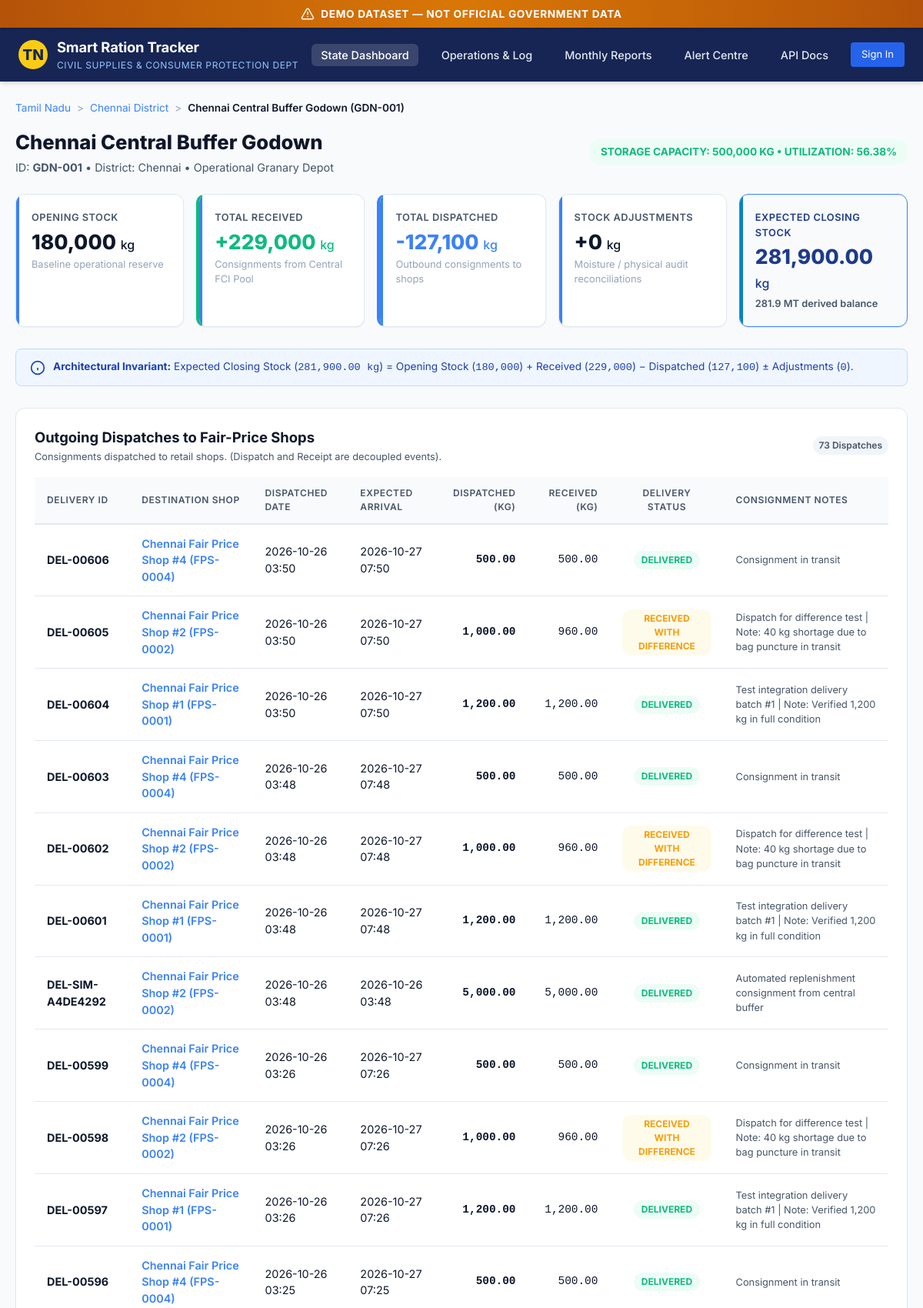
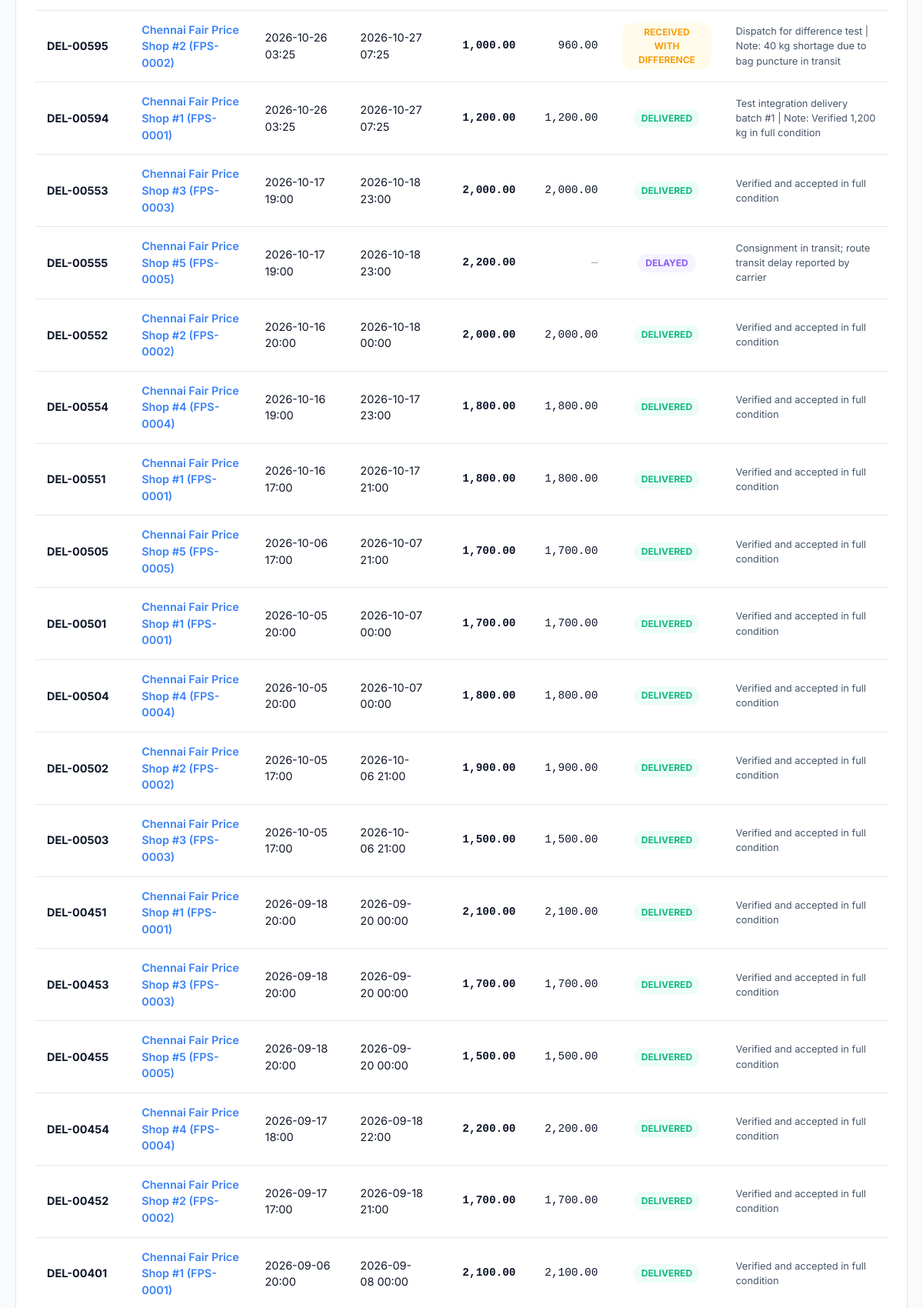
/godowns/GDN-001 (upper part), run on the app's committed database (2 pictures, top to bottom).
### app/models/entities.py (models this page shows)
class District(Base):
    __tablename__ = "districts"
    id = Column(Integer, primary_key=True, index=True)
    code = Column(String(20), unique=True, nullable=False, index=True)
    name = Column(String(100), nullable=False)
    headquarters = Column(String(100), nullable=False)
    lat = Column(Float, nullable=True, default=11.1271)
    lng = Column(Float, nullable=True, default=78.6569)
    geojson = Column(Text, nullable=True)
    zone = Column(String(50), nullable=True)
    godowns = relationship("Godown", back_populates="district", cascade="all, delete-orphan")
    shops = relationship("Shop", back_populates="district", cascade="all, delete-orphan")

class Godown(Base):
    __tablename__ = "godowns"
    id = Column(String(30), primary_key=True, index=True)  # e.g., GDN-001
    code = Column(String(30), unique=True, nullable=False, index=True)
    name = Column(String(150), nullable=False)
    district_id = Column(Integer, ForeignKey("districts.id"), nullable=False, index=True)
    capacity_kg = Column(Float, nullable=False)
    opening_stock_kg = Column(Float, nullable=False, default=0.0)
    lat = Column(Float, nullable=True)
    lng = Column(Float, nullable=True)
    district = relationship("District", back_populates="godowns")
    shops = relationship("Shop", back_populates="godown")
    outbound_deliveries = relationship("Delivery", back_populates="from_godown")

class Delivery(Base):
    __tablename__ = "deliveries"
    id = Column(String(50), primary_key=True, index=True)  # e.g., DEL-00001
    dispatch_movement_id = Column(String(50), nullable=False, index=True)
    from_godown_id = Column(String(30), ForeignKey("godowns.id"), nullable=False, index=True)
    to_shop_id = Column(String(30), ForeignKey("shops.id"), nullable=False, index=True)
    dispatched_date = Column(DateTime, nullable=False, index=True)
    expected_delivery_date = Column(DateTime, nullable=False, index=True)
    status = Column(String(30), nullable=False, default="PENDING", index=True)
    dispatched_qty_kg = Column(Float, nullable=False)
    received_qty_kg = Column(Float, default=0.0, nullable=False)
    received_date = Column(DateTime, nullable=True)
    notes = Column(Text, nullable=True)
    from_godown = relationship("Godown", back_populates="outbound_deliveries")
    to_shop = relationship("Shop", back_populates="inbound_deliveries")

class Shop(Base):
    __tablename__ = "shops"
    id = Column(String(30), primary_key=True, index=True)  # e.g., FPS-0001
    code = Column(String(30), unique=True, nullable=False, index=True)
    name = Column(String(150), nullable=False)
    district_id = Column(Integer, ForeignKey("districts.id"), nullable=False, index=True)
    godown_id = Column(String(30), ForeignKey("godowns.id"), nullable=False, index=True)
    beneficiaries_count = Column(Integer, default=0, nullable=False)
    card_count = Column(Integer, default=0, nullable=False)
    opening_stock_kg = Column(Float, nullable=False, default=0.0)
    lat = Column(Float, nullable=True)
    lng = Column(Float, nullable=True)
    district = relationship("District", back_populates="shops")
    godown = relationship("Godown", back_populates="shops")
    inbound_deliveries = relationship("Delivery", back_populates="to_shop")
    monthly_distributions = relationship("MonthlyDistribution", back_populates="shop")
    predictions = relationship("Prediction", back_populates="shop")
    transactions = relationship("Transaction", back_populates="shop")

### app/main.py (the view)
@app.get("/godowns/{godown_id}", response_class=HTMLResponse, tags=["Detail Pages"])
def get_godown_page(
    godown_id: str,
    request: Request,
    db: Session = Depends(get_db),
    current_user: Optional[User] = Depends(get_optional_current_user),
):
    if current_user:
        check_location_access(current_user, "godown", godown_id, db, action="view")
    try:
        detail_data = get_godown_detail(db, godown_id)
    except ValueError as e:
        raise HTTPException(status_code=status.HTTP_404_NOT_FOUND, detail=str(e))
    return templates.TemplateResponse(
        request,
        "godown_detail.html",
        {
            "active_page": "dashboard",
            "detail": detail_data,
            "current_user": current_user,
        },
    )

### app/templates/godown_detail.html (shortened to what this page needs)
{% extends "base.html" %}
{% block content %}
<div class="breadcrumb" aria-label="Breadcrumb navigation">
  <a href="/">Tamil Nadu</a>
  <span class="breadcrumb-separator">&gt;</span>
  <a href="/districts/{{ detail.district.id }}">{{ detail.district.name }} District</a>
  <span class="breadcrumb-separator">&gt;</span>
  <span style="color: var(--text-primary); font-weight: 600;">{{ detail.godown.name }} ({{ detail.godown.code }})</span>
</div>
<div class="page-header">
  <div>
    <h1 class="page-title">{{ detail.godown.name }}</h1>
    <p class="page-subtitle">ID: <strong>{{ detail.godown.id }}</strong> &bull; District: {{ detail.district.name }} &bull; Operational Granary Depot</p>
  </div>
  <div>
    <span class="badge badge-normal" style="font-size:0.85rem; padding:6px 14px;">
      Storage Capacity: {{ '{:,.0f}'.format(detail.metrics.capacity_kg) }} kg &bull; Utilization: {{ detail.metrics.utilization_pct }}%
    </span>
  </div>
</div>
<section class="cards-grid" aria-label="Godown Stock Balances">
  <div class="stat-card">
    <div class="card-label">Opening Stock</div>
    <div class="card-value">{{ '{:,.0f}'.format(detail.metrics.opening_stock_kg) }} <span style="font-size:1rem; font-weight:500;">kg</span></div>
    <div class="card-subtext">Baseline operational reserve</div>
  </div>
  <div class="stat-card" style="border-left: 4px solid var(--status-normal);">
    <div class="card-label">Total Received</div>
    <div class="card-value" style="color: var(--status-normal);">+{{ '{:,.0f}'.format(detail.metrics.receipts_kg) }} <span style="font-size:1rem; font-weight:500;">kg</span></div>
    <div class="card-subtext">Consignments from Central FCI Pool</div>
  </div>
  <div class="stat-card" style="border-left: 4px solid var(--primary-light);">
    <div class="card-label">Total Dispatched</div>
    <div class="card-value" style="color: var(--primary-light);">-{{ '{:,.0f}'.format(detail.metrics.dispatches_kg) }} <span style="font-size:1rem; font-weight:500;">kg</span></div>
    <div class="card-subtext">Outbound consignments to shops</div>
  </div>
  <div class="stat-card">
    <div class="card-label">Stock Adjustments</div>
    <div class="card-value">{{ '{:+,.0f}'.format(detail.metrics.adjustments_kg) }} <span style="font-size:1rem; font-weight:500;">kg</span></div>
    <div class="card-subtext">Moisture / physical audit reconciliations</div>
  </div>
  <div class="stat-card godown-card" style="background: #f8fafc; border-color: var(--primary-light);">
    <div class="card-label" style="color: var(--primary);">Expected Closing Stock</div>
    <div class="card-value" style="color: var(--primary);">{{ '{:,.2f}'.format(detail.metrics.expected_stock_kg) }} <span style="font-size:1rem; font-weight:500;">kg</span></div>
    <div class="card-subtext" style="color: var(--text-secondary); font-weight: 600;">
      {{ '{:,.1f}'.format(detail.metrics.expected_stock_kg / 1000.0) }} MT derived balance
    </div>
  </div>
</section>
<div style="background:#eff6ff; border:1px solid #bfdbfe; border-radius:8px; padding:12px 18px; margin-bottom:28px; font-size:0.85rem; color:#1e40af; display:flex; align-items:center; gap:10px;">
  <svg width="20" height="20" viewBox="0 0 24 24" fill="none" stroke="currentColor" stroke-width="2"><circle cx="12" cy="12" r="10"/><line x1="12" y1="16" x2="12" y2="12"/><line x1="12" y1="8" x2="12.01" y2="8"/></svg>
  <div>
    <strong>Architectural Invariant:</strong> Expected Closing Stock (<code>{{ '{:,.2f}'.format(detail.metrics.expected_stock_kg) }} kg</code>) = Opening Stock (<code>{{ '{:,.0f}'.format(detail.metrics.opening_stock_kg) }}</code>) + Received (<code>{{ '{:,.0f}'.format(detail.metrics.receipts_kg) }}</code>) &minus; Dispatched (<code>{{ '{:,.0f}'.format(detail.metrics.dispatches_kg) }}</code>) &plusmn; Adjustments (<code>{{ '{:,.0f}'.format(detail.metrics.adjustments_kg) }}</code>).
  </div>
</div>
<section class="table-card" aria-label="Outgoing Dispatches">
  <div class="table-header">
    <div>
      <h2 class="table-title">Outgoing Dispatches to Fair-Price Shops</h2>
      <p style="font-size:0.8rem; color:var(--text-secondary); margin-top:2px;">Consignments dispatched to retail shops. (Dispatch and Receipt are decoupled events).</p>
    </div>
    <span class="chart-badge">{{ detail.outgoing_dispatches | length }} Dispatches</span>
  </div>
  <div class="table-responsive">
    <table class="custom-table" id="outgoingDispatchesTable">
      <thead>
        <tr>
          <th>Delivery ID</th>
          <th>Destination Shop</th>
          <th>Dispatched Date</th>
          <th>Expected Arrival</th>
          <th style="text-align: right;">Dispatched (kg)</th>
          <th style="text-align: right;">Received (kg)</th>
          <th style="text-align: center;">Delivery Status</th>
          <th>Consignment Notes</th>
        </tr>
      </thead>
      <tbody>
        {% for d in detail.outgoing_dispatches %}
        <tr>
          <td><strong>{{ d.delivery_id }}</strong></td>
          <td>
            <a href="/shops/{{ d.shop_id }}" class="table-link">
              {{ d.shop_name }} ({{ d.shop_id }})
            </a>
          </td>
          <td>{{ d.dispatched_date }}</td>
          <td>{{ d.expected_delivery_date }}</td>
          <td style="text-align: right; font-family: monospace; font-weight: 600;">{{ '{:,.2f}'.format(d.dispatched_qty_kg) }}</td>
          <td style="text-align: right; font-family: monospace;">
            {% if d.received_qty_kg > 0 %}
              {{ '{:,.2f}'.format(d.received_qty_kg) }}
            {% else %}
              <span style="color:var(--text-muted);">&mdash;</span>
            {% endif %}
          </td>
          <td style="text-align: center;">
            <span class="badge {% if d.status == 'DELIVERED' %}badge-normal{% elif d.status == 'DELAYED' %}badge-delayed{% elif d.status == 'RECEIVED_WITH_DIFFERENCE' %}badge-low{% else %}badge-low{% endif %}">
              {{ d.status.replace('_', ' ') }}
            </span>
          </td>
          <td style="font-size: 0.8rem; color: var(--text-secondary);">{{ d.notes }}</td>
        </tr>
        {% endfor %}
      </tbody>
    </table>
  </div>
</section>
{% endblock %}

### app/static/css/main.css (style rules this page uses)
:root { --font-sans: 'Inter', -apple-system, BlinkMacSystemFont, "Segoe UI", Roboto, Oxygen, Ubuntu, Cantarell, sans-serif; --bg-main: #f8fafc; --bg-card: #ffffff; --bg-card-hover: #f1f5f9; --text-primary: #0f172a; --text-secondary: #475569; --text-muted: #94a3b8; --primary: #1e3a8a; --primary-light: #3b82f6; --primary-dark: #172554; --accent: #0284c7; --status-normal: #10b981; --status-normal-bg: #ecfdf5; --status-low: #f59e0b; --status-low-bg: #fffbeb; --status-critical: #ef4444; --status-critical-bg: #fef2f2; --status-delayed: #8b5cf6; --status-delayed-bg: #f5f3ff; --border-subtle: #e2e8f0; --border-strong: #cbd5e1; --shadow-sm: 0 1px 2px 0 rgb(0 0 0 / 0.05); --shadow-md: 0 4px 6px -1px rgb(0 0 0 / 0.1), 0 2px 4px -2px rgb(0 0 0 / 0.1); --shadow-lg: 0 10px 15px -3px rgb(0 0 0 / 0.1), 0 4px 6px -4px rgb(0 0 0 / 0.1); --radius: 12px; --radius-sm: 6px; }
* { box-sizing: border-box; margin: 0; padding: 0; }
body { font-family: var(--font-sans); background-color: var(--bg-main); color: var(--text-primary); line-height: 1.5; min-height: 100vh; display: flex; flex-direction: column; }
.page-header { display: flex; justify-content: space-between; align-items: center; flex-wrap: wrap; gap: 16px; margin-bottom: 24px; }
.page-title { font-size: 1.6rem; font-weight: 800; color: var(--text-primary); }
.page-subtitle { font-size: 0.9rem; color: var(--text-secondary); margin-top: 2px; }
.cards-grid { display: grid; grid-template-columns: repeat(auto-fit, minmax(210px, 1fr)); gap: 16px; margin-bottom: 28px; }
.stat-card { background: var(--bg-card); border: 1px solid var(--border-subtle); border-radius: var(--radius); padding: 20px; box-shadow: var(--shadow-sm); transition: transform 0.2s ease, box-shadow 0.2s ease; position: relative; overflow: hidden; }
.stat-card::before { content: ""; position: absolute; top: 0; left: 0; width: 4px; height: 100%; background: var(--primary-light); }
.stat-card.godown-card::before { background: #0284c7; }
.card-label { font-size: 0.8rem; font-weight: 600; text-transform: uppercase; color: var(--text-secondary); letter-spacing: 0.04em; margin-bottom: 6px; }
.card-value { font-size: 1.65rem; font-weight: 800; color: var(--text-primary); line-height: 1.2; }
.card-subtext { font-size: 0.8rem; color: var(--text-muted); margin-top: 4px; }
.chart-badge { font-size: 0.75rem; font-weight: 600; padding: 3px 8px; border-radius: 12px; background: #f1f5f9; color: var(--text-secondary); }
.table-card { background: var(--bg-card); border: 1px solid var(--border-subtle); border-radius: var(--radius); padding: 24px; box-shadow: var(--shadow-sm); margin-bottom: 32px; }
.table-header { display: flex; justify-content: space-between; align-items: center; margin-bottom: 16px; }
.table-title { font-size: 1.15rem; font-weight: 700; color: var(--text-primary); }
.table-responsive { width: 100%; overflow-x: auto; }
.custom-table { width: 100%; border-collapse: collapse; text-align: left; font-size: 0.9rem; }
.custom-table th { background: #f8fafc; color: var(--text-secondary); font-weight: 600; text-transform: uppercase; font-size: 0.75rem; letter-spacing: 0.05em; padding: 12px 16px; border-bottom: 2px solid var(--border-subtle); }
.custom-table td { padding: 14px 16px; border-bottom: 1px solid var(--border-subtle); color: var(--text-primary); }
.table-link { color: var(--primary-light); font-weight: 600; text-decoration: none; }
.badge { display: inline-block; padding: 3px 10px; border-radius: 12px; font-size: 0.75rem; font-weight: 700; text-transform: uppercase; }
.badge-normal { background-color: var(--status-normal-bg); color: var(--status-normal); }
.badge-low { background-color: var(--status-low-bg); color: var(--status-low); }
.badge-delayed { background-color: var(--status-delayed-bg); color: var(--status-delayed); }
.breadcrumb { display: flex; align-items: center; gap: 8px; font-size: 0.85rem; color: var(--text-muted); margin-bottom: 16px; }
.breadcrumb a { color: var(--primary-light); text-decoration: none; }
.breadcrumb-separator { color: var(--text-muted); }

### data on the page
District: district.name "Chennai"
Godown: godown.name "Chennai Central Buffer Godown", godown.code "GDN-001", godown.id "GDN-001", metrics.capacity_kg "500,000", metrics.opening_stock_kg "180,000"
Delivery: delivery_id "DEL-00606", shop_id "FPS-0004", dispatched_qty_kg "500.00", received_qty_kg "500.00", status.replace "DELIVERED", notes "Consignment in transit"
Shop: shop_name "Chennai Fair Price Shop #4" "Chennai Fair Price Shop #4" "Chennai Fair Price Shop #4" "Chennai Fair Price Shop #4" "Chennai Fair Price Shop #4" "Chennai Fair Price Shop #4" "Chennai Fair Price Shop #4"
Delivery: delivery_id "DEL-00605", shop_id "FPS-0002", dispatched_qty_kg "1,000.00", received_qty_kg "960.00", status.replace "RECEIVED WITH DIFFERENCE", notes "Dispatch for difference test | Note: 40 kg shortage due to bag puncture in transit"
Shop: shop_name "Chennai Fair Price Shop #2" "Chennai Fair Price Shop #2" "Chennai Fair Price Shop #2" "Chennai Fair Price Shop #2" "Chennai Fair Price Shop #2" "Chennai Fair Price Shop #2" "Chennai Fair Price Shop #2" "Chennai Fair Price Shop #2"
Delivery: delivery_id "DEL-00604", shop_id "FPS-0001", dispatched_qty_kg "1,200.00", received_qty_kg "1,200.00", status.replace "DELIVERED", notes "Test integration delivery batch #1 | Note: Verified 1,200 kg in full condition"
Shop: shop_name "Chennai Fair Price Shop #1" "Chennai Fair Price Shop #1" "Chennai Fair Price Shop #1" "Chennai Fair Price Shop #1" "Chennai Fair Price Shop #1" "Chennai Fair Price Shop #1" "Chennai Fair Price Shop #1" "Chennai Fair Price Shop #1"
Delivery: delivery_id "DEL-00603", shop_id "FPS-0004", dispatched_qty_kg "500.00", received_qty_kg "500.00", status.replace "DELIVERED", notes "Consignment in transit"
Delivery: delivery_id "DEL-00602", shop_id "FPS-0002", dispatched_qty_kg "1,000.00", received_qty_kg "960.00", status.replace "RECEIVED WITH DIFFERENCE", notes "Dispatch for difference test | Note: 40 kg shortage due to bag puncture in transit"
Delivery: delivery_id "DEL-00601", shop_id "FPS-0001", dispatched_qty_kg "1,200.00", received_qty_kg "1,200.00", status.replace "DELIVERED", notes "Test integration delivery batch #1 | Note: Verified 1,200 kg in full condition"
Delivery: delivery_id "DEL-SIM-A4DE4292", shop_id "FPS-0002", dispatched_qty_kg "5,000.00", received_qty_kg "5,000.00", status.replace "DELIVERED", notes "Automated replenishment consignment from central buffer"
Delivery: delivery_id "DEL-00599", shop_id "FPS-0004", dispatched_qty_kg "500.00", received_qty_kg "500.00", status.replace "DELIVERED", notes "Consignment in transit"
Delivery: delivery_id "DEL-00598", shop_id "FPS-0002", dispatched_qty_kg "1,000.00", received_qty_kg "960.00", status.replace "RECEIVED WITH DIFFERENCE", notes "Dispatch for difference test | Note: 40 kg shortage due to bag puncture in transit"
Delivery: delivery_id "DEL-00597", shop_id "FPS-0001", dispatched_qty_kg "1,200.00", received_qty_kg "1,200.00", status.replace "DELIVERED", notes "Test integration delivery batch #1 | Note: Verified 1,200 kg in full condition"
Delivery: delivery_id "DEL-00596", shop_id "FPS-0004", dispatched_qty_kg "500.00", received_qty_kg "500.00", status.replace "DELIVERED", notes "Consignment in transit"
Delivery: delivery_id "DEL-00595", shop_id "FPS-0002", dispatched_qty_kg "1,000.00", received_qty_kg "960.00", status.replace "RECEIVED WITH DIFFERENCE", notes "Dispatch for difference test | Note: 40 kg shortage due to bag puncture in transit"
Delivery: delivery_id "DEL-00594", shop_id "FPS-0001", dispatched_qty_kg "1,200.00", received_qty_kg "1,200.00", status.replace "DELIVERED", notes "Test integration delivery batch #1 | Note: Verified 1,200 kg in full condition"
Delivery: delivery_id "DEL-00553", shop_id "FPS-0003", dispatched_qty_kg "2,000.00", received_qty_kg "2,000.00", status.replace "DELIVERED", notes "Verified and accepted in full condition"
Shop: shop_name "Chennai Fair Price Shop #3" "Chennai Fair Price Shop #3" "Chennai Fair Price Shop #3"
Delivery: delivery_id "DEL-00555", shop_id "FPS-0005", dispatched_qty_kg "2,200.00", status.replace "DELAYED", notes "Consignment in transit; route transit delay reported by carrier"
Shop: shop_name "Chennai Fair Price Shop #5" "Chennai Fair Price Shop #5" "Chennai Fair Price Shop #5"
Delivery: delivery_id "DEL-00552", shop_id "FPS-0002", dispatched_qty_kg "2,000.00", received_qty_kg "2,000.00", status.replace "DELIVERED", notes "Verified and accepted in full condition"
Delivery: delivery_id "DEL-00554", shop_id "FPS-0004", dispatched_qty_kg "1,800.00", received_qty_kg "1,800.00", status.replace "DELIVERED", notes "Verified and accepted in full condition"
Delivery: delivery_id "DEL-00551", shop_id "FPS-0001", dispatched_qty_kg "1,800.00", received_qty_kg "1,800.00", status.replace "DELIVERED", notes "Verified and accepted in full condition"
Delivery: delivery_id "DEL-00505", shop_id "FPS-0005", dispatched_qty_kg "1,700.00", received_qty_kg "1,700.00", status.replace "DELIVERED", notes "Verified and accepted in full condition"
Delivery: delivery_id "DEL-00501", shop_id "FPS-0001", dispatched_qty_kg "1,700.00", received_qty_kg "1,700.00", status.replace "DELIVERED", notes "Verified and accepted in full condition"
Delivery: delivery_id "DEL-00504", shop_id "FPS-0004", dispatched_qty_kg "1,800.00", received_qty_kg "1,800.00", status.replace "DELIVERED", notes "Verified and accepted in full condition"
Delivery: delivery_id "DEL-00502", shop_id "FPS-0002", dispatched_qty_kg "1,900.00", received_qty_kg "1,900.00", status.replace "DELIVERED", notes "Verified and accepted in full condition"
Delivery: delivery_id "DEL-00503", shop_id "FPS-0003", dispatched_qty_kg "1,500.00", received_qty_kg "1,500.00", status.replace "DELIVERED", notes "Verified and accepted in full condition"
Delivery: delivery_id "DEL-00451", shop_id "FPS-0001", dispatched_qty_kg "2,100.00", received_qty_kg "2,100.00", status.replace "DELIVERED", notes "Verified and accepted in full condition"
Delivery: delivery_id "DEL-00453", shop_id "FPS-0003", dispatched_qty_kg "1,700.00", received_qty_kg "1,700.00", status.replace "DELIVERED", notes "Verified and accepted in full condition"
Delivery: delivery_id "DEL-00455", shop_id "FPS-0005", dispatched_qty_kg "1,500.00", received_qty_kg "1,500.00", status.replace "DELIVERED", notes "Verified and accepted in full condition"
Delivery: delivery_id "DEL-00454", shop_id "FPS-0004", dispatched_qty_kg "2,200.00", received_qty_kg "2,200.00", status.replace "DELIVERED", notes "Verified and accepted in full condition"
Delivery: delivery_id "DEL-00452", shop_id "FPS-0002", dispatched_qty_kg "1,700.00", received_qty_kg "1,700.00", status.replace "DELIVERED", notes "Verified and accepted in full condition"
Delivery: delivery_id "DEL-00401", shop_id "FPS-0001", dispatched_qty_kg "2,100.00", received_qty_kg "2,100.00", status.replace "DELIVERED", notes "Verified and accepted in full condition"

### other printed values
{{ detail.metrics.utilization_pct }} "56.38"
{{ '{:,.0f}'.format(detail.metrics.receipts_kg) }} "229,000"
{{ '{:,.0f}'.format(detail.metrics.dispatches_kg) }} "127,100"
{{ '{:+,.0f}'.format(detail.metrics.adjustments_kg) }} "+0"
{{ '{:,.2f}'.format(detail.metrics.expected_stock_kg) }} "281,900.00"
{{ '{:,.1f}'.format(detail.metrics.expected_stock_kg / 1000.0) }} "281.9"
{{ '{:,.0f}'.format(detail.metrics.adjustments_kg) }} "0"
{{ detail.outgoing_dispatches | length }} "73"
{{ d.dispatched_date }} "2026-10-26 03:50" "2026-10-26 03:50" "2026-10-26 03:50" "2026-10-26 03:48" "2026-10-26 03:48" "2026-10-26 03:48" "2026-10-26 03:48" "2026-10-26 03:26" "2026-10-26 03:26" "2026-10-26 03:26" "2026-10-26 03:25" "2026-10-26 03:25" "2026-10-26 03:25" "2026-10-17 19:00" "2026-10-17 19:00" "2026-10-16 20:00" "2026-10-16 19:00" "2026-10-16 17:00" "2026-10-06 17:00" "2026-10-05 20:00" "2026-10-05 20:00" "2026-10-05 17:00" "2026-10-05 17:00" "2026-09-18 20:00" "2026-09-18 20:00" "2026-09-18 20:00" "2026-09-17 18:00" "2026-09-17 17:00" "2026-09-06 20:00"
{{ d.expected_delivery_date }} "2026-10-27 07:50" "2026-10-27 07:50" "2026-10-27 07:50" "2026-10-27 07:48" "2026-10-27 07:48" "2026-10-27 07:48" "2026-10-26 03:48" "2026-10-27 07:26" "2026-10-27 07:26" "2026-10-27 07:26" "2026-10-27 07:25" "2026-10-27 07:25" "2026-10-27 07:25" "2026-10-18 23:00" "2026-10-18 23:00" "2026-10-18 00:00" "2026-10-17 23:00" "2026-10-17 21:00" "2026-10-07 21:00" "2026-10-07 00:00" "2026-10-07 00:00" "2026-10-06 21:00" "2026-10-06 21:00" "2026-09-20 00:00" "2026-09-20 00:00" "2026-09-20 00:00" "2026-09-18 22:00" "2026-09-18 21:00" "2026-09-08 00:00"
